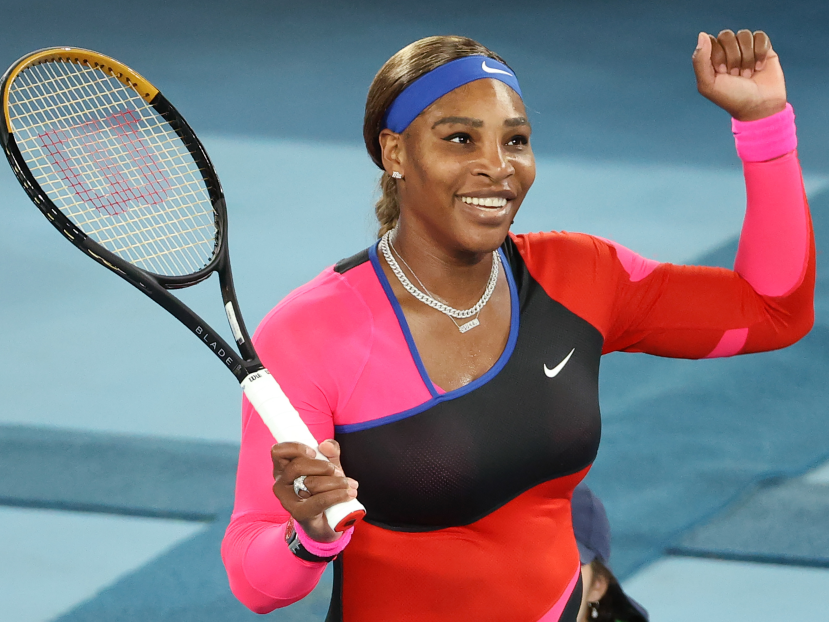
#> input picture model/test_images/serena1.jpg, 2486 x 1865 px (shown at 1/3 size)
$ jupyter execute --allow-errors sports_person_classifier.ipynb   (shell and % lines are left out)
#> lines starting #> are read from the running program, lines starting #| are printed output that depends on the picture
# **SPORTSPERSON RECOGNITION**

[cell 1]
#importing libraries
import numpy as np
import cv2
import matplotlib
from matplotlib import pyplot as plt

[cell 2]
img = cv2.imread('./test_images/serena1.jpg')
#> img is the input picture: shape (1865, 2486, 3); mean B, G, R 130.2, 120.1, 131.1
img.shape
#> Out = (1865, 2486, 3)

[cell 3]
plt.imshow(img)

[cell 4]
#removing RGB
gray = cv2.cvtColor(img, cv2.COLOR_BGR2GRAY)
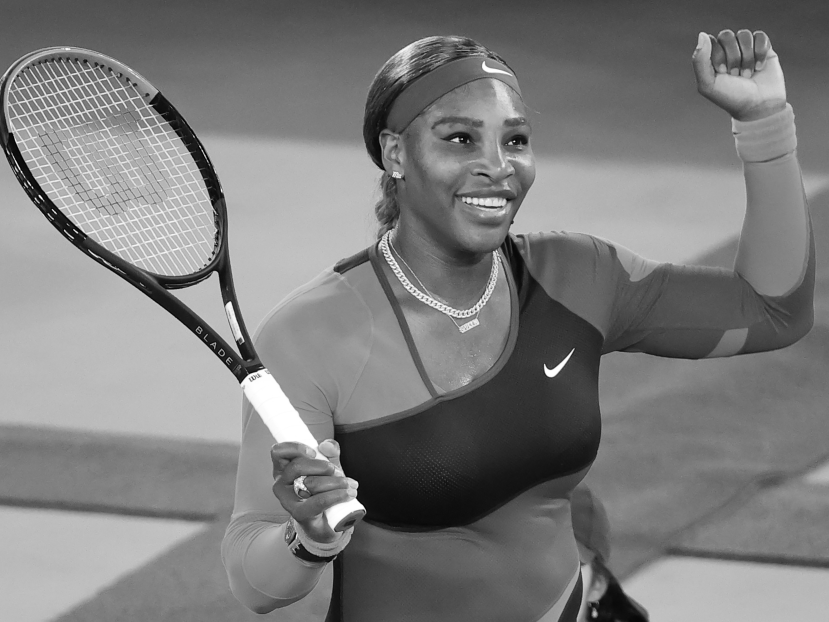
#> gray: shape (1865, 2486) (shown at 1/3 size); min 0, max 255, mean 124.5
gray.shape
#> Out = (1865, 2486)

[cell 5]
gray

[cell 6]
plt.imshow(gray, cmap='gray')

[cell 7]
#detecting face from opencv-haarcascade
face_cascade = cv2.CascadeClassifier('./opencv/haarcascades/haarcascade_frontalface_default.xml')
eye_cascade = cv2.CascadeClassifier('./opencv/haarcascades/haarcascade_eye.xml')

faces = face_cascade.detectMultiScale(gray, 1.3, 5)
#> faces = [[1252, 254, 430, 430]]
faces
#> Out = [[1252, 254, 430, 430]]

[cell 8]
(x,y,w,h) = faces[0]
#> x = 1252; y = 254; w = 430; h = 430
x,y,w,h
#> Out = (1252, 254, 430, 430)

[cell 9]
#drawing a rectangle around the detected face
face_img = cv2.rectangle(img,(x,y),(x+w,y+h),(255,0,0),2)
plt.imshow(face_img)

[cell 10]
#detecting eyes- code from opencv documentation
cv2.destroyAllWindows()
for (x,y,w,h) in faces:
    face_img = cv2.rectangle(img,(x,y),(x+w,y+h),(255,0,0),2)
    roi_gray = gray[y:y+h, x:x+w]
    roi_color = face_img[y:y+h, x:x+w]
    eyes = eye_cascade.detectMultiScale(roi_gray)
    for (ex,ey,ew,eh) in eyes:
        cv2.rectangle(roi_color,(ex,ey),(ex+ew,ey+eh),(0,255,0),2)
#> this loop made 1 pass
#> (x, y, w, h, eyes) on pass 1: (1252, 254, 430, 430, [[250, 127, 89, 89], [73, 109, 109, 109]])
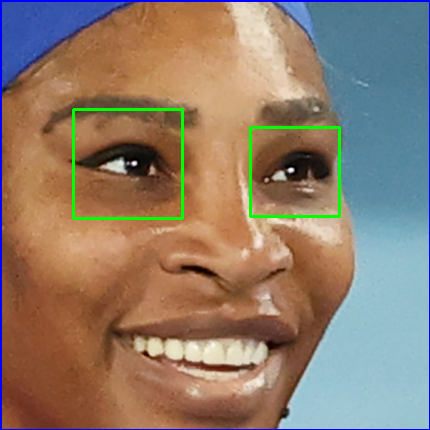
#> roi_color: shape (430, 430, 3); mean B, G, R 107.8, 124.4, 143.4


plt.figure()
plt.imshow(face_img, cmap='gray')
plt.show()

[cell 11]
#cropping the face part - ROI(Region of Interest
plt.imshow(roi_color, cmap='gray')

[cell 12]
cropped_img = np.array(roi_color)
cropped_img.shape
#> Out = (430, 430, 3)

[cell 13]
#function that returns cropped image (if face and eyes >=2 are detected)

def get_cropped_image_if_2_eyes(image_path):
#> called with image_path = './test_images/serena1.jpg'
    img = cv2.imread(image_path)
    if img is not None:
        gray = cv2.cvtColor(img, cv2.COLOR_BGR2GRAY)
        faces = face_cascade.detectMultiScale(gray, 1.3, 5)
#> faces = [[1252, 254, 430, 430]]
        for (x,y,w,h) in faces:
            roi_gray = gray[y:y+h, x:x+w]
            roi_color = img[y:y+h, x:x+w]
            eyes = eye_cascade.detectMultiScale(roi_gray)
            if len(eyes) >= 2:
                return roi_color

[cell 14]
original_image = cv2.imread('./test_images/serena1.jpg')
plt.imshow(original_image)

[cell 15]
cropped_image = get_cropped_image_if_2_eyes('./test_images/serena1.jpg')
plt.imshow(cropped_image)

[cell 16]
#ignoring images with unclear eyes
org_image_obstructed = cv2.imread('./test_images/serena.jpg')
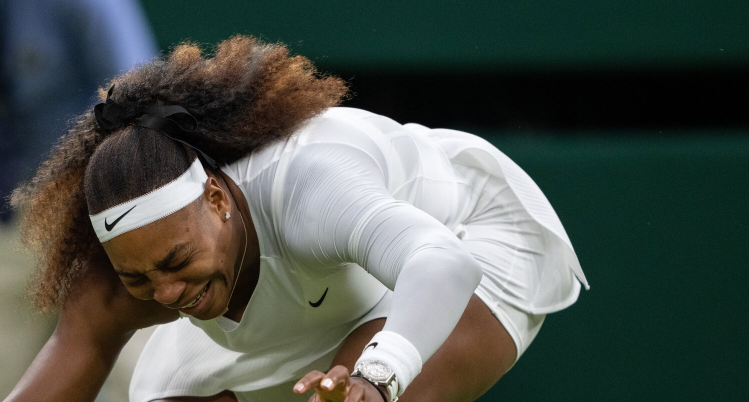
#> input picture model/test_images/serena.jpg, 1497 x 804 px (shown at 1/2 size)
#> org_image_obstructed is the input picture: shape (804, 1497, 3); mean B, G, R 79, 85.1, 78.5
plt.imshow(org_image_obstructed)

[cell 17]
cropped_image_no_2_eyes = get_cropped_image_if_2_eyes('./test_images/serena.jpg')
#> call 2 of get_cropped_image_if_2_eyes, with image_path = './test_images/serena.jpg'
#> in get_cropped_image_if_2_eyes (call 2), `gray = cv2.cvtColor(img, cv2.COLOR_BGR2GRAY)`:
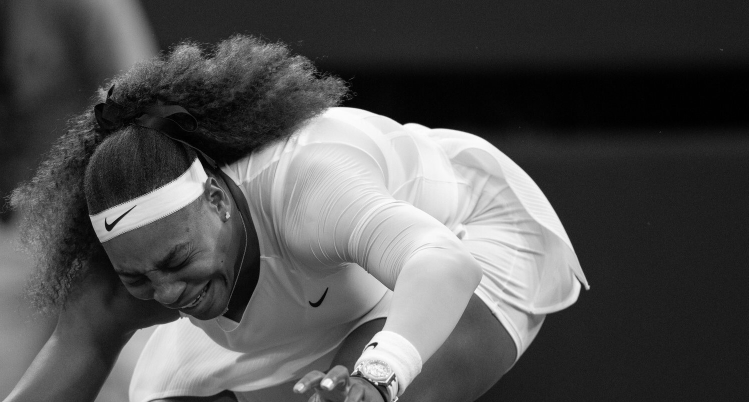
#> gray: shape (804, 1497) (shown at 1/2 size); min 0, max 255, mean 82.4
#> in get_cropped_image_if_2_eyes (call 2), `faces = face_cascade.detectMultiScale(gray, 1.3, 5)`: faces = ()
cropped_image_no_2_eyes

[cell 18]
#creating a folder for cropped images
path_to_data = "./dataset/"
path_to_cr_data = "./dataset/cropped/"

[cell 19]
#storing names of subdirectory in a python list
import os
img_dirs = []
for entry in os.scandir(path_to_data):
    if entry.is_dir():
        img_dirs.append(entry.path)

[cell 20]
img_dirs

[cell 21]
#creating a cropped folder
import shutil
if os.path.exists(path_to_cr_data): #removing any existing folder of the same name
     shutil.rmtree(path_to_cr_data)
os.mkdir(path_to_cr_data)

[cell 22]
cropped_image_dirs = []
celebrity_file_names_dict = {}
for img_dir in img_dirs:
    count = 1
    celebrity_name = img_dir.split('/')[-1]
    celebrity_file_names_dict[celebrity_name] = []
    for entry in os.scandir(img_dir):
        roi_color = get_cropped_image_if_2_eyes(entry.path)
#> call 3 of get_cropped_image_if_2_eyes, with image_path = './dataset/cristiano ronaldo/0x0.jpg'
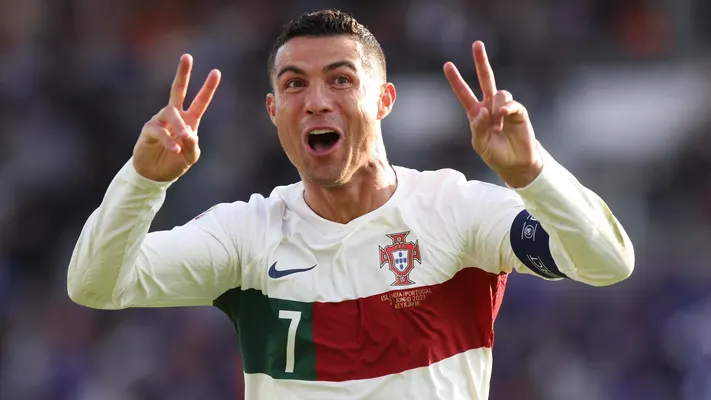
#> input picture model/dataset/cristiano ronaldo/0x0.jpg, 711 x 400 px
#> in get_cropped_image_if_2_eyes, img is the input picture: shape (400, 711, 3); mean B, G, R 97.6, 95.8, 108.1
#> in get_cropped_image_if_2_eyes (call 3), `gray = cv2.cvtColor(img, cv2.COLOR_BGR2GRAY)`:
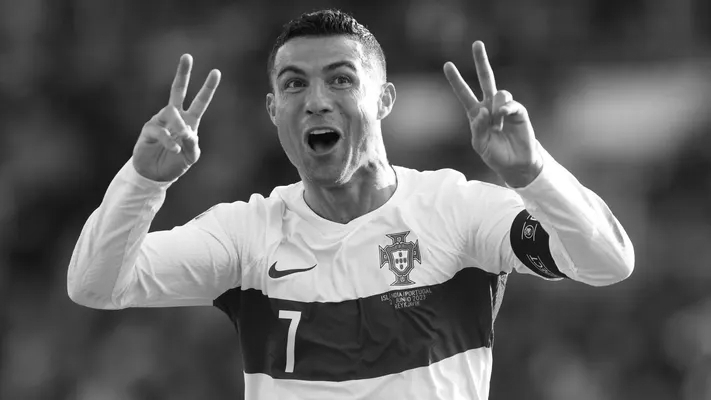
#> gray: shape (400, 711); min 2, max 255, mean 99.7
#> in get_cropped_image_if_2_eyes (call 3), `faces = face_cascade.detectMultiScale(gray, 1.3, 5)`: faces = [[251, 29, 135, 135]]
#> the loop in get_cropped_image_if_2_eyes, `for (x,y,w,h) in faces:` made 1 pass
#> (x, y, w, h, eyes) on pass 1: (251, 29, 135, 135, [[70, 36, 32, 32], [26, 38, 33, 33], [46, 90, 44, 44]])
#> pass 1, in get_cropped_image_if_2_eyes (call 3), `roi_gray = gray[y:y+h, x:x+w]`:
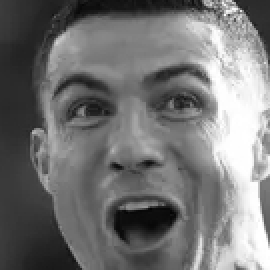
#> roi_gray: shape (135, 135) (shown 2 times larger); min 3, max 255, mean 116
#> pass 1, in get_cropped_image_if_2_eyes (call 3), `roi_color = img[y:y+h, x:x+w]`:
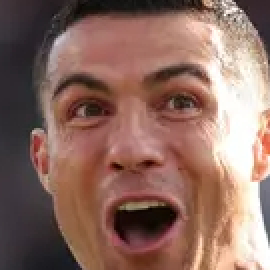
#> roi_color: shape (135, 135, 3) (shown 2 times larger); mean B, G, R 96.7, 107.2, 140.6
        if roi_color is not None:
            cropped_folder = path_to_cr_data + celebrity_name
            if not os.path.exists(cropped_folder):
                os.makedirs(cropped_folder)
                cropped_image_dirs.append(cropped_folder)
                print("Generating cropped images in folder: ",cropped_folder)
            cropped_file_name = celebrity_name + str(count) + ".jpg"
            cropped_file_path = cropped_folder + "/" + cropped_file_name
            cv2.imwrite(cropped_file_path, roi_color)
            celebrity_file_names_dict[celebrity_name].append(cropped_file_path)
            count += 1

[cell 23]
#wavelet transform as a feature for traning model
import numpy as np
import pywt
import cv2

def w2d(img, mode='haar', level=1):
#> called with mode = 'db1', level = 5
    imArray = img
    #Datatype conversions
    #convert to grayscale
    imArray = cv2.cvtColor( imArray,cv2.COLOR_RGB2GRAY )
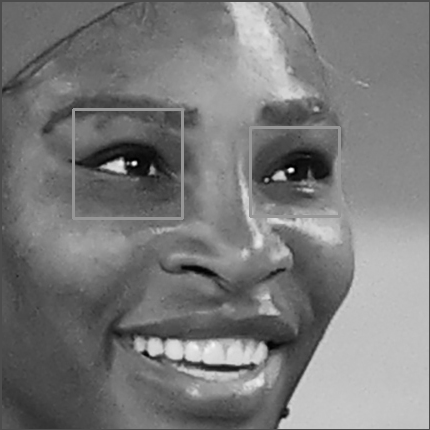
#> imArray: shape (430, 430); min 0, max 254, mean 121.6
    #convert to float
    imArray =  np.float32(imArray)
    imArray /= 255;
    # compute coefficients
    coeffs=pywt.wavedec2(imArray, mode, level=level)

    #Process Coefficients
    coeffs_H=list(coeffs)
    coeffs_H[0] *= 0;

    # reconstruction
    imArray_H=pywt.waverec2(coeffs_H, mode);
    imArray_H *= 255;
    imArray_H =  np.uint8(imArray_H)
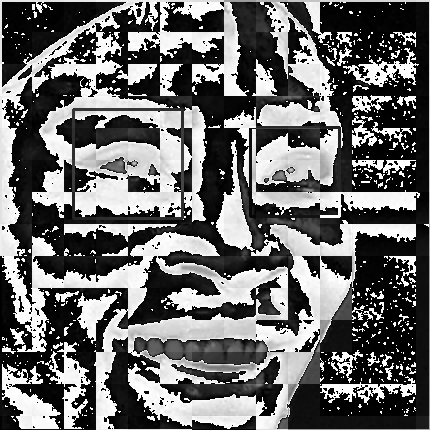
#> imArray_H: shape (430, 430); min 0, max 255, mean 106.4

    return imArray_H

[cell 24]
im_har = w2d(cropped_img,'db1',5)
plt.imshow(im_har, cmap='gray')

[cell 25]
celebrity_file_names_dict = {}
for img_dir in cropped_image_dirs:
    celebrity_name = img_dir.split('/')[-1]
    file_list = []
    for entry in os.scandir(img_dir):
        file_list.append(entry.path)
    celebrity_file_names_dict[celebrity_name] = file_list
celebrity_file_names_dict

[cell 26]
#assignming every celebrity's name to a number in a dictionary
class_dict = {}
count = 0
for celebrity_name in celebrity_file_names_dict.keys():
    class_dict[celebrity_name] = count
    count = count + 1
class_dict
